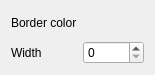
<?xml version="1.0" encoding="UTF-8"?>
<ui version="4.0">
 <class>RectGraphicItemSettings</class>
 <widget class="QWidget" name="RectGraphicItemSettings">
  <property name="geometry">
   <rect>
    <x>0</x>
    <y>0</y>
    <width>155</width>
    <height>75</height>
   </rect>
  </property>
  <property name="sizePolicy">
   <sizepolicy hsizetype="Fixed" vsizetype="Fixed">
    <horstretch>0</horstretch>
    <verstretch>0</verstretch>
   </sizepolicy>
  </property>
  <property name="maximumSize">
   <size>
    <width>405</width>
    <height>75</height>
   </size>
  </property>
  <property name="windowTitle">
   <string>Form</string>
  </property>
  <layout class="QGridLayout" name="gridLayout">
   <item row="1" column="1">
    <widget class="ColorLabel" name="borderColor">
     <property name="minimumSize">
      <size>
       <width>45</width>
       <height>0</height>
      </size>
     </property>
     <property name="text">
      <string/>
     </property>
    </widget>
   </item>
   <item row="2" column="1">
    <widget class="QSpinBox" name="borderWidth"/>
   </item>
   <item row="1" column="0">
    <widget class="QLabel" name="label_3">
     <property name="text">
      <string>Border color</string>
     </property>
    </widget>
   </item>
   <item row="2" column="0">
    <widget class="QLabel" name="label_4">
     <property name="text">
      <string>Width</string>
     </property>
    </widget>
   </item>
  </layout>
 </widget>
 <customwidgets>
  <customwidget>
   <class>ColorLabel</class>
   <extends>QLabel</extends>
   <header>colorlabel.h</header>
  </customwidget>
 </customwidgets>
 <resources/>
 <connections/>
</ui>
